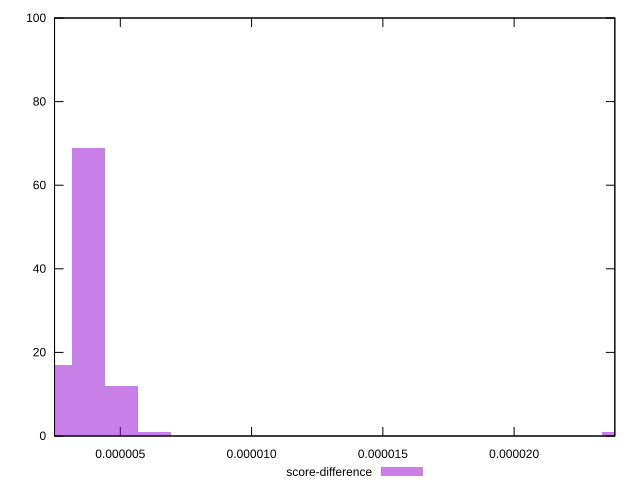

This figure's gnuplot source:
reset

$scoreDifference <<EOF
0.000002524051277727483 17
0.0000037860769165912245 69
0.000005048102555454966 12
0.000023978487138411088 1
0.0000063101281943187075 1
EOF

set key outside below
set boxwidth 0.0000012620256388637415
set xrange [0.0000024949445680544358:0.000023835456540832745]
set yrange [0:100]
set trange [0:100]
set style fill transparent solid 0.5 noborder
set terminal svg size 640, 490 enhanced background rgb 'white'
set output "report_00008_2021-01-22T20:58:29.167/mainthread-work-breakdown/samples/pages+cached+noexternal+nofonts+nosvg+noimg+nocss/score-difference/histogram.svg"

plot $scoreDifference title "score-difference" with boxes

reset
